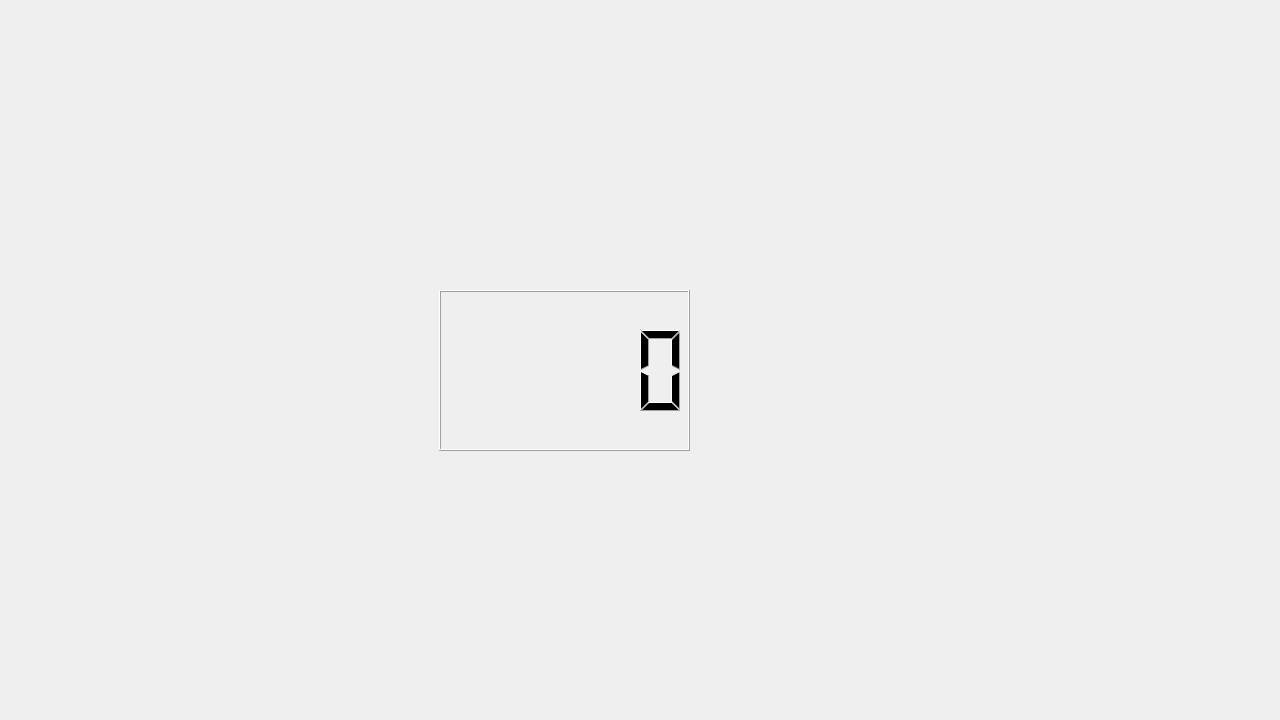
<?xml version="1.0" encoding="UTF-8"?>
<ui version="4.0">
 <class>client</class>
 <widget class="QDialog" name="client">
  <property name="geometry">
   <rect>
    <x>0</x>
    <y>0</y>
    <width>1280</width>
    <height>720</height>
   </rect>
  </property>
  <property name="windowTitle">
   <string>Dialog</string>
  </property>
  <widget class="QStackedWidget" name="stackedWidget">
   <property name="geometry">
    <rect>
     <x>79</x>
     <y>0</y>
     <width>1231</width>
     <height>720</height>
    </rect>
   </property>
   <widget class="QWidget" name="page">
    <widget class="QLCDNumber" name="lcdNumber">
     <property name="geometry">
      <rect>
       <x>360</x>
       <y>290</y>
       <width>251</width>
       <height>161</height>
      </rect>
     </property>
    </widget>
   </widget>
  </widget>
 </widget>
 <resources/>
 <connections/>
</ui>
